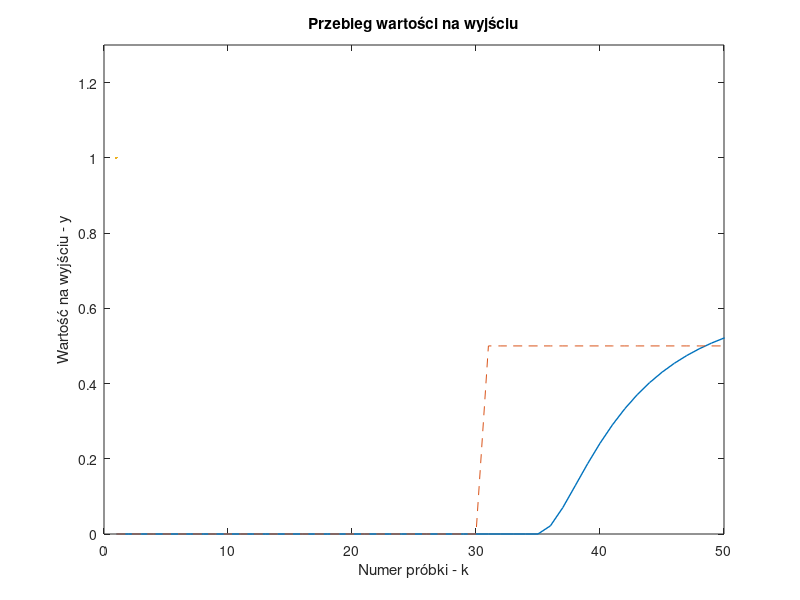

Write the MATLAB code that produced this figure. (Note: this script raises an error after producing the figure.)
%% Identyfikacja opóźnienia
clear
umin = -1;
umax = 1;
x = [];
y = [];
alpha1 = -1.489028;
alpha2 = 0.535261;
beta1 = 0.012757;
beta2 = 0.010360;
sym_length = 600;
y = [];
u_train = [];
u_valid = [];
y_train = [];
y_valid = [];
u = [];
split_sep = 3;
x1(1:sym_length) =0;
x2(1:sym_length) = 0;
u(1:30) = 0;
u(31:300) = 0.5;
u(301:600) = 1;
for k = 6:sym_length
    g1 = (exp(7.5 * u(k-5))-1)/(exp(7.5*u(k-5))+1);
    x1(k) = -alpha1 * x1(k-1) + x2(k-1) + beta1 * g1;
    x2(k) = -alpha2 * x1(k-1) + beta2 *g1;
    g2 = 1.2 * (1 - exp(-1.5 * x1(k)));
    y(k) = g2;
end
plot(y, "LineWidth",1);
hold on
plot(u, LineStyle="--", LineWidth=1)
ylim([0,1.3])
xlim([0 50])
xlabel("Numer próbki - k")
ylabel("Wartość na wyjściu - y")
title("Przebieg wartości na wyjściu")
matlab2tikz('zad3op.tex' , 'showInfo' , false) 